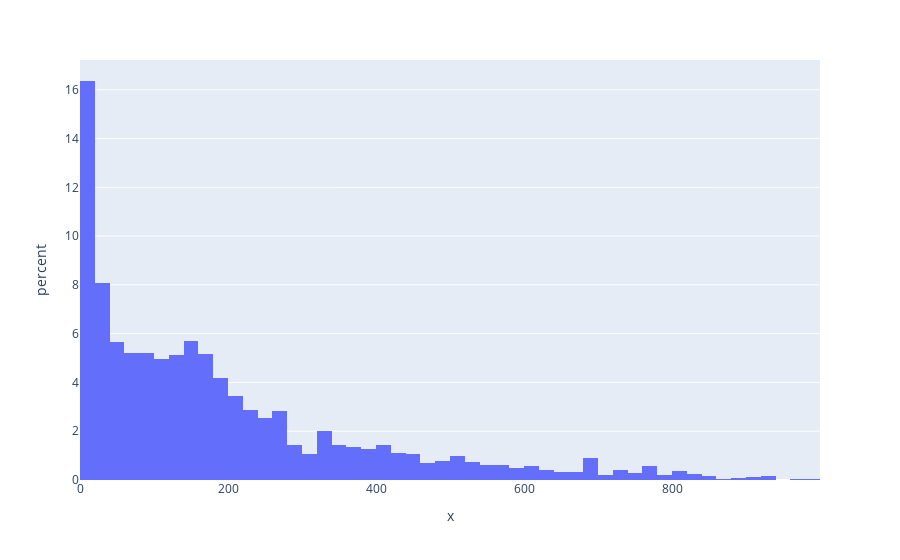

Notebook cell for this chart:
### Code cell
#histogram for percent of players that played a range of total minutes playoffs
fig = px.histogram(x=playoffs_df['MIN'], histnorm='percent')
fig.show()

### Figure 1 — Plotly figure (JSON) as saved in the notebook; plotly's stock layout.template omitted (floating-point values rounded to 4 significant figures; data arrays with more than 128 entries replaced by an {"elided": "..."} marker saying what was removed)
{"data": [{"alignmentgroup": "True", "bingroup": "x", "histnorm": "percent", "hovertemplate": "x=%{x}<br>percent=%{y}<extra></extra>", "legendgroup": "", "marker": {"color": "#636efa", "pattern": {"shape": ""}}, "name": "", "offsetgroup": "", "orientation": "v", "showlegend": false, "type": "histogram", "x": {"elided": "2323 int values"}, "xaxis": "x", "yaxis": "y"}], "layout": {"barmode": "relative", "legend": {"tracegroupgap": 0}, "margin": {"t": 60}, "xaxis": {"anchor": "y", "domain": [0, 1], "title": {"text": "x"}}, "yaxis": {"anchor": "x", "domain": [0, 1], "title": {"text": "percent"}}}}
